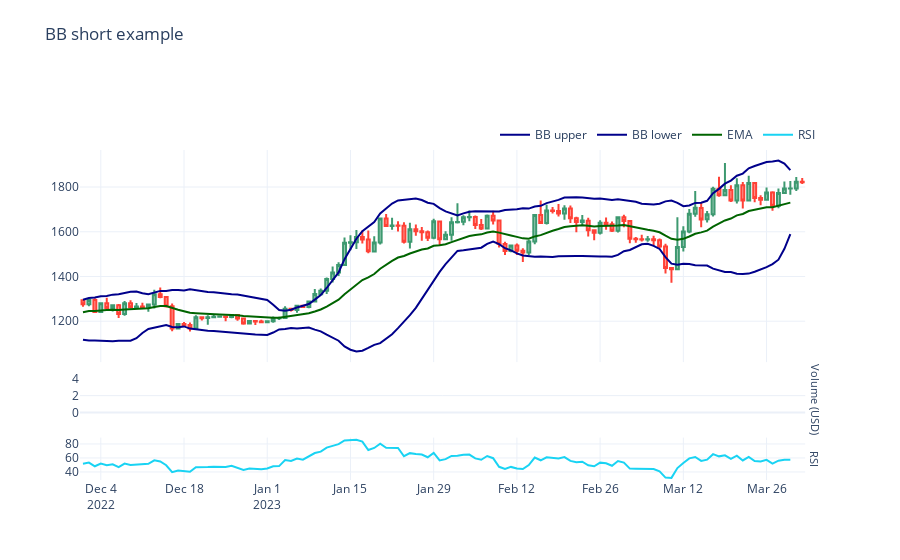

Write notebook code for a chart like this one.
### Code cell
from tradeexecutor.visual.single_pair import visualise_single_pair, visualise_single_pair_positions_with_duration_and_slippage
from tradingstrategy.charting.candle_chart import VolumeBarMode

figure = visualise_single_pair(
    state,
    universe.universe.candles,
    start_at=START_AT,
    end_at=END_AT,
    volume_bar_mode=VolumeBarMode.separate,
    volume_axis_name="Volume (USD)",
    height = 1000,
)

figure.show()
